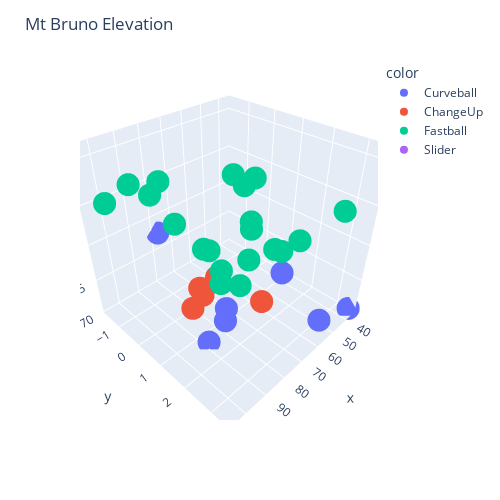

Notebook code cell kept with this figure:
### Code cell
fig = px.scatter_3d(
    y = new_df['x0'],
    z = new_df['RelSpeed'],
    x = new_df['ExitSpeed'],
    color = new_df['TaggedPitchType']
)

fig.update_layout(
    title='Mt Bruno Elevation', 
    autosize=False,
    width=500, 
    height=500
)

fig.show()

### Figure 1 — Plotly figure (JSON) as saved in the notebook; plotly's stock layout.template omitted (floating-point values rounded to 4 significant figures)
{"data": [{"hovertemplate": "color=Curveball<br>x=%{x}<br>y=%{y}<br>z=%{z}<extra></extra>", "legendgroup": "Curveball", "marker": {"color": "#636efa", "symbol": "circle"}, "mode": "markers", "name": "Curveball", "scene": "scene", "showlegend": true, "type": "scatter3d", "x": [null, null, null, null, 54.95, null, null, null, null, 36.14, 57.35, null, null, null, null, null, 78.41, null, null, null, null, null, 78.47, null, null, 88.95, 76.14, null, null, null], "y": [1.96, 1.662, 1.598, 1.741, 1.871, 1.942, 3.535, 3.661, 3.497, 3.449, 3.399, -1.491, -1.652, -1.613, -1.816, -1.542, -1.688, -1.78, -1.58, -1.824, 1.378, 1.06, 1.284, 1.219, 1.096, 1.414, 1.151, 2.325, 2.407, 2.662], "z": [72.33, 75.15, 76.74, 74.01, 75.73, 76.86, 73.19, 71.91, 72.42, 70.57, 72.93, 70.99, 76.77, 74.66, 77.76, 77.86, 77.82, 76.66, 77.78, 76.16, 75.81, 70.87, 71.24, 70.24, 68.55, 70.51, 72.36, 69.08, 69.98, 68.76]}, {"hovertemplate": "color=ChangeUp<br>x=%{x}<br>y=%{y}<br>z=%{z}<extra></extra>", "legendgroup": "ChangeUp", "marker": {"color": "#EF553B", "symbol": "circle"}, "mode": "markers", "name": "ChangeUp", "scene": "scene", "showlegend": true, "type": "scatter3d", "x": [94.46, null, null, 93.57, 85.97, null, null, null, null, null, null, 93.1, null, null, 80.58, null], "y": [1.618, 1.721, 1.638, 1.65, 1.544, 1.729, 1.653, 3.356, 3.33, 3.146, 1.298, 1.176, 1.42, 2.545, 2.72, 2.698], "z": [80.03, 80.03, 79.84, 79.04, 79.74, 80.37, 80.98, 79.41, 82.54, 81.45, 76.14, 75.89, 76.31, 76.07, 78.49, 77.14]}, {"hovertemplate": "color=Fastball<br>x=%{x}<br>y=%{y}<br>z=%{z}<extra></extra>", "legendgroup": "Fastball", "marker": {"color": "#00cc96", "symbol": "circle"}, "mode": "markers", "name": "Fastball", "scene": "scene", "showlegend": true, "type": "scatter3d", "x": [null, null, null, null, null, null, null, null, null, 77.7, null, null, 73.02, 81.34, 105.5, null, 94.55, null, null, null, 71.0, null, 46.0, 81.03, null, 82.09, 76.93, 89.82, null, null, null, null, 101.2, 82.65, 58.15, null, 58.3, null, null, null, 80.75, null, null, 65.93, null, null, 92.24, null, null, 88.32, 98.18], "y": [1.576, 1.626, 1.73, 1.464, 1.93, 1.841, 1.855, 1.65, 1.797, 1.86, 2.049, 1.898, 1.867, 1.776, 1.939, 3.019, 3.179, 3.132, 3.326, 3.047, 3.155, 3.252, 3.157, 3.22, 3.041, -1.462, -1.542, -1.555, -1.391, -1.647, -1.369, -1.585, -1.424, 0.8044, 0.8355, 0.8233, 0.829, 0.7014, 0.6658, 0.7543, 0.859, 0.738, 2.097, 2.167, 2.324, 2.319, 2.209, 2.394, 2.557, 2.524, 2.656], "z": [90.5, 91.18, 91.04, 89.61, 90.2, 87.7, 88.43, 89.86, 88.24, 89.6, 90.33, 90.01, 89.87, 90.95, 89.47, 85.98, 86.89, 86.07, 86.15, 86.3, 85.22, 85.82, 85.15, 85.72, 86.45, 83.91, 84.92, 85.95, 85.19, 86.34, 85.26, 84.12, 85.22, 81.18, 80.31, 81.13, 81.31, 82.71, 81.01, 82.13, 80.8, 80.94, 82.26, 81.41, 83.62, 83.7, 83.17, 80.9, 78.78, 81.48, 83.83]}, {"hovertemplate": "color=Slider<br>x=%{x}<br>y=%{y}<br>z=%{z}<extra></extra>", "legendgroup": "Slider", "marker": {"color": "#ab63fa", "symbol": "circle"}, "mode": "markers", "name": "Slider", "scene": "scene", "showlegend": true, "type": "scatter3d", "x": [null, null], "y": [1.037, 1.413], "z": [75.22, 70.62]}], "layout": {"autosize": false, "height": 500, "legend": {"title": {"text": "color"}, "tracegroupgap": 0}, "margin": {"t": 60}, "scene": {"domain": {"x": [0, 1], "y": [0, 1]}, "xaxis": {"title": {"text": "x"}}, "yaxis": {"title": {"text": "y"}}, "zaxis": {"title": {"text": "z"}}}, "title": {"text": "Mt Bruno Elevation"}, "width": 500}}
